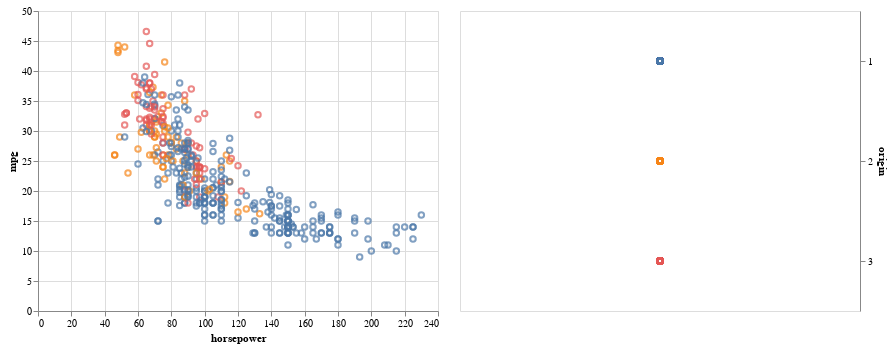

Notebook code for this chart:
### Code cell
selection = alt.selection_multi(fields=['origin'])
color = alt.condition(selection,
                      alt.Color('origin:N', legend=None),
                      alt.value('lightgray'))

scatter = alt.Chart(cars).mark_point().encode(
    x='horsepower:Q',
    y='mpg:Q',
    color=color,
    tooltip='car name:N'
)

legend = alt.Chart(cars).mark_point().encode(
    y=alt.Y('origin:N', axis=alt.Axis(orient='right')),
    color=color
).add_selection(
    selection
)

scatter | legend

### Figure 1 — Vega-Lite specification as saved in the notebook (floating-point values rounded to 4 significant figures; data arrays with more than 128 entries replaced by an {"elided": "..."} marker saying what was removed)
{"$schema": "https://vega.github.io/schema/vega-lite/v3.2.1.json", "config": {"mark": {"tooltip": null}, "view": {"height": 300, "width": 400}}, "datasets": {"data-0b25d0b50cf28a82b5dcadb7d45f0bc1": {"elided": "398 records"}}, "hconcat": [{"data": {"name": "data-0b25d0b50cf28a82b5dcadb7d45f0bc1"}, "encoding": {"color": {"condition": {"field": "origin", "legend": null, "selection": "selector002", "type": "nominal"}, "value": "lightgray"}, "tooltip": {"field": "car name", "type": "nominal"}, "x": {"field": "horsepower", "type": "quantitative"}, "y": {"field": "mpg", "type": "quantitative"}}, "mark": "point"}, {"data": {"name": "data-0b25d0b50cf28a82b5dcadb7d45f0bc1"}, "encoding": {"color": {"condition": {"field": "origin", "legend": null, "selection": "selector002", "type": "nominal"}, "value": "lightgray"}, "y": {"axis": {"orient": "right"}, "field": "origin", "type": "nominal"}}, "mark": "point", "selection": {"selector002": {"fields": ["origin"], "type": "multi"}}}]}
